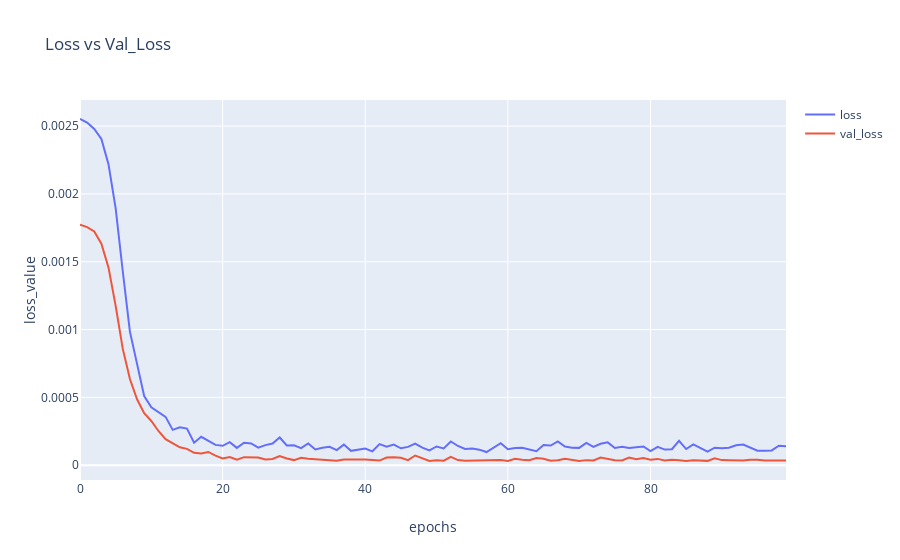

The notebook cell saved with this chart:
### Markdown cell above
# Evaluation  
Since accuracy can't be used, instead squared_mean_error will be used. And since we difined our loss function as squared_mean_error we can use the Val_loss as our metric (the lower the better)

### Code cell
fig = go.Figure()
fig.add_trace(go.Scatter( y=model.history.history['loss'],
                    name='loss'))
fig.add_trace(go.Scatter( y=model.history.history['val_loss'],
                    name='val_loss'))

fig.update_layout(
    title="Loss vs Val_Loss",
    xaxis_title="epochs",
    yaxis_title="loss_value",
    
    )
